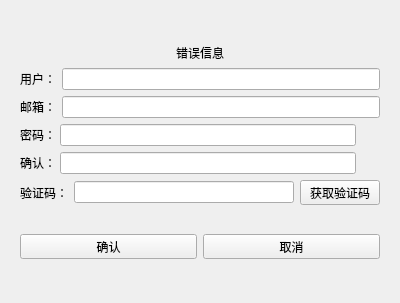
<?xml version="1.0" encoding="UTF-8"?>
<ui version="4.0">
 <class>registerDialog</class>
 <widget class="QDialog" name="registerDialog">
  <property name="geometry">
   <rect>
    <x>0</x>
    <y>0</y>
    <width>400</width>
    <height>303</height>
   </rect>
  </property>
  <property name="windowTitle">
   <string>Dialog</string>
  </property>
  <layout class="QVBoxLayout" name="verticalLayout_2">
   <item>
    <layout class="QVBoxLayout" name="verticalLayout">
     <item>
      <widget class="QStackedWidget" name="stackedWidget">
       <property name="currentIndex">
        <number>1</number>
       </property>
       <widget class="QWidget" name="page_2">
        <layout class="QVBoxLayout" name="verticalLayout_5">
         <item>
          <spacer name="verticalSpacer_4">
           <property name="orientation">
            <enum>Qt::Orientation::Vertical</enum>
           </property>
           <property name="sizeHint" stdset="0">
            <size>
             <width>20</width>
             <height>40</height>
            </size>
           </property>
          </spacer>
         </item>
         <item>
          <widget class="QLabel" name="tip1">
           <property name="text">
            <string>注册成功，5秒后返回登陆</string>
           </property>
           <property name="alignment">
            <set>Qt::AlignmentFlag::AlignCenter</set>
           </property>
          </widget>
         </item>
         <item>
          <widget class="QLabel" name="label_3">
           <property name="text">
            <string>点击按钮直接返回登陆界面</string>
           </property>
           <property name="alignment">
            <set>Qt::AlignmentFlag::AlignCenter</set>
           </property>
          </widget>
         </item>
         <item>
          <spacer name="verticalSpacer_5">
           <property name="orientation">
            <enum>Qt::Orientation::Vertical</enum>
           </property>
           <property name="sizeHint" stdset="0">
            <size>
             <width>20</width>
             <height>40</height>
            </size>
           </property>
          </spacer>
         </item>
         <item>
          <widget class="QWidget" name="widget" native="true">
           <layout class="QHBoxLayout" name="horizontalLayout_2">
            <item>
             <spacer name="horizontalSpacer">
              <property name="orientation">
               <enum>Qt::Orientation::Horizontal</enum>
              </property>
              <property name="sizeHint" stdset="0">
               <size>
                <width>40</width>
                <height>20</height>
               </size>
              </property>
             </spacer>
            </item>
            <item>
             <widget class="QPushButton" name="returnButton">
              <property name="text">
               <string>返回登录</string>
              </property>
             </widget>
            </item>
            <item>
             <spacer name="horizontalSpacer_2">
              <property name="orientation">
               <enum>Qt::Orientation::Horizontal</enum>
              </property>
              <property name="sizeHint" stdset="0">
               <size>
                <width>40</width>
                <height>20</height>
               </size>
              </property>
             </spacer>
            </item>
           </layout>
          </widget>
         </item>
         <item>
          <spacer name="verticalSpacer_7">
           <property name="orientation">
            <enum>Qt::Orientation::Vertical</enum>
           </property>
           <property name="sizeHint" stdset="0">
            <size>
             <width>20</width>
             <height>40</height>
            </size>
           </property>
          </spacer>
         </item>
        </layout>
       </widget>
       <widget class="QWidget" name="page">
        <layout class="QVBoxLayout" name="verticalLayout_4">
         <item>
          <spacer name="verticalSpacer">
           <property name="orientation">
            <enum>Qt::Orientation::Vertical</enum>
           </property>
           <property name="sizeHint" stdset="0">
            <size>
             <width>20</width>
             <height>40</height>
            </size>
           </property>
          </spacer>
         </item>
         <item>
          <layout class="QHBoxLayout" name="horizontalLayout_4">
           <item>
            <widget class="QLabel" name="err_tip">
             <property name="text">
              <string>错误信息</string>
             </property>
             <property name="alignment">
              <set>Qt::AlignmentFlag::AlignCenter</set>
             </property>
            </widget>
           </item>
          </layout>
         </item>
         <item>
          <layout class="QHBoxLayout" name="horizontalLayout_user">
           <item>
            <widget class="QLabel" name="user_label">
             <property name="text">
              <string>用户：</string>
             </property>
            </widget>
           </item>
           <item>
            <widget class="QLineEdit" name="user_Edit"/>
           </item>
          </layout>
         </item>
         <item>
          <layout class="QHBoxLayout" name="horizontalLayout_emila">
           <item>
            <widget class="QLabel" name="email_label">
             <property name="text">
              <string>邮箱：</string>
             </property>
            </widget>
           </item>
           <item>
            <widget class="QLineEdit" name="email_Edit"/>
           </item>
          </layout>
         </item>
         <item>
          <layout class="QHBoxLayout" name="horizontalLayout_pass">
           <property name="spacing">
            <number>4</number>
           </property>
           <item>
            <widget class="QLabel" name="pass_label">
             <property name="text">
              <string>密码：</string>
             </property>
            </widget>
           </item>
           <item>
            <widget class="QLineEdit" name="pass_Edit"/>
           </item>
           <item>
            <widget class="cilcklabel" name="pass_visible">
             <property name="minimumSize">
              <size>
               <width>20</width>
               <height>20</height>
              </size>
             </property>
             <property name="maximumSize">
              <size>
               <width>20</width>
               <height>20</height>
              </size>
             </property>
             <property name="text">
              <string/>
             </property>
            </widget>
           </item>
          </layout>
         </item>
         <item>
          <layout class="QHBoxLayout" name="horizontalLayout_confrim">
           <property name="spacing">
            <number>4</number>
           </property>
           <item>
            <widget class="QLabel" name="label">
             <property name="text">
              <string>确认：</string>
             </property>
            </widget>
           </item>
           <item>
            <widget class="QLineEdit" name="confrim_Edit"/>
           </item>
           <item>
            <widget class="cilcklabel" name="confirm_visible">
             <property name="minimumSize">
              <size>
               <width>20</width>
               <height>20</height>
              </size>
             </property>
             <property name="maximumSize">
              <size>
               <width>20</width>
               <height>20</height>
              </size>
             </property>
             <property name="text">
              <string/>
             </property>
            </widget>
           </item>
          </layout>
         </item>
         <item>
          <layout class="QHBoxLayout" name="horizontalLayout_num">
           <item>
            <widget class="QLabel" name="num_label">
             <property name="text">
              <string>验证码：</string>
             </property>
            </widget>
           </item>
           <item>
            <widget class="QLineEdit" name="num_Edit"/>
           </item>
           <item>
            <widget class="TimeBtn" name="get_num_btn">
             <property name="minimumSize">
              <size>
               <width>25</width>
               <height>25</height>
              </size>
             </property>
             <property name="text">
              <string>获取验证码</string>
             </property>
            </widget>
           </item>
          </layout>
         </item>
         <item>
          <spacer name="verticalSpacer_2">
           <property name="orientation">
            <enum>Qt::Orientation::Vertical</enum>
           </property>
           <property name="sizeHint" stdset="0">
            <size>
             <width>20</width>
             <height>40</height>
            </size>
           </property>
          </spacer>
         </item>
         <item>
          <layout class="QHBoxLayout" name="horizontalLayout_confrimorc">
           <item>
            <widget class="QPushButton" name="confrim_btn">
             <property name="minimumSize">
              <size>
               <width>25</width>
               <height>25</height>
              </size>
             </property>
             <property name="text">
              <string>确认</string>
             </property>
            </widget>
           </item>
           <item>
            <widget class="QPushButton" name="cancel_btn">
             <property name="minimumSize">
              <size>
               <width>25</width>
               <height>25</height>
              </size>
             </property>
             <property name="text">
              <string>取消</string>
             </property>
            </widget>
           </item>
          </layout>
         </item>
         <item>
          <spacer name="verticalSpacer_3">
           <property name="orientation">
            <enum>Qt::Orientation::Vertical</enum>
           </property>
           <property name="sizeHint" stdset="0">
            <size>
             <width>20</width>
             <height>40</height>
            </size>
           </property>
          </spacer>
         </item>
        </layout>
       </widget>
      </widget>
     </item>
    </layout>
   </item>
  </layout>
 </widget>
 <customwidgets>
  <customwidget>
   <class>TimeBtn</class>
   <extends>QPushButton</extends>
   <header>timebtn.h</header>
  </customwidget>
  <customwidget>
   <class>cilcklabel</class>
   <extends>QLabel</extends>
   <header>cilcklabel.h</header>
  </customwidget>
 </customwidgets>
 <resources/>
 <connections/>
</ui>
